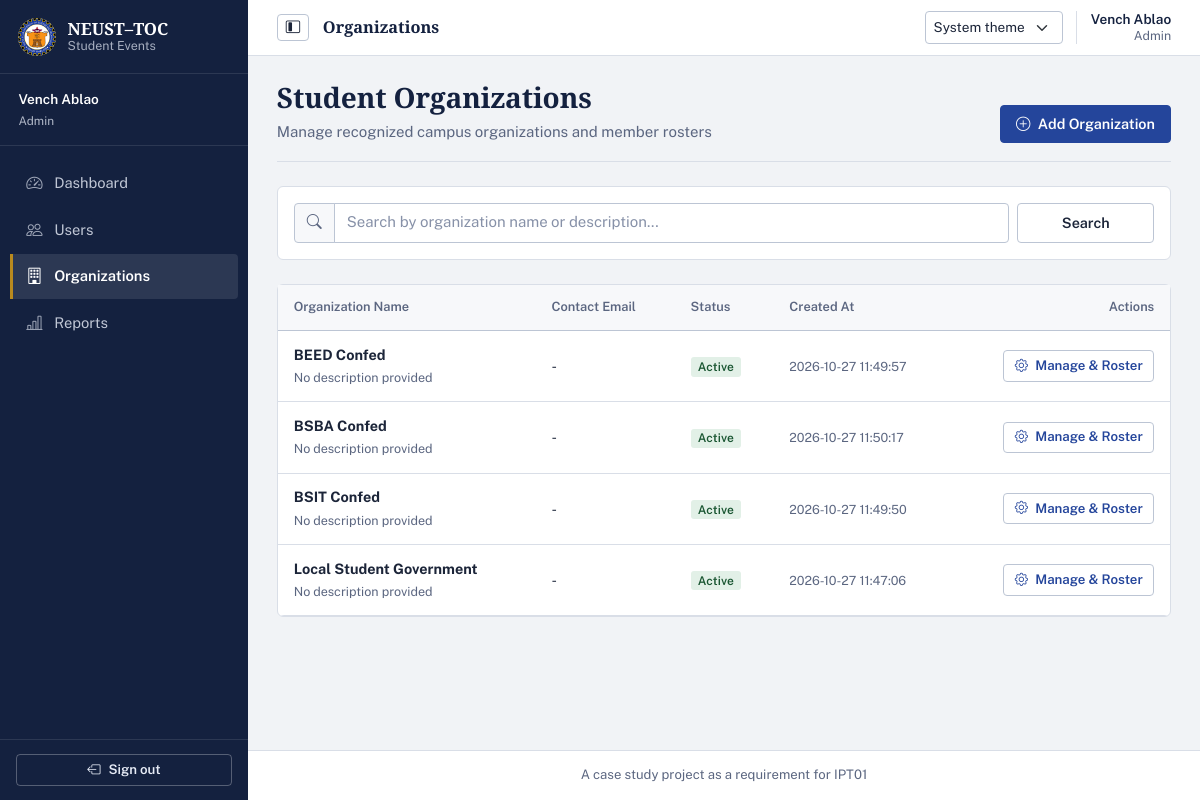
/admin/organizations (signed in), run on an earlier commit of the app's database.
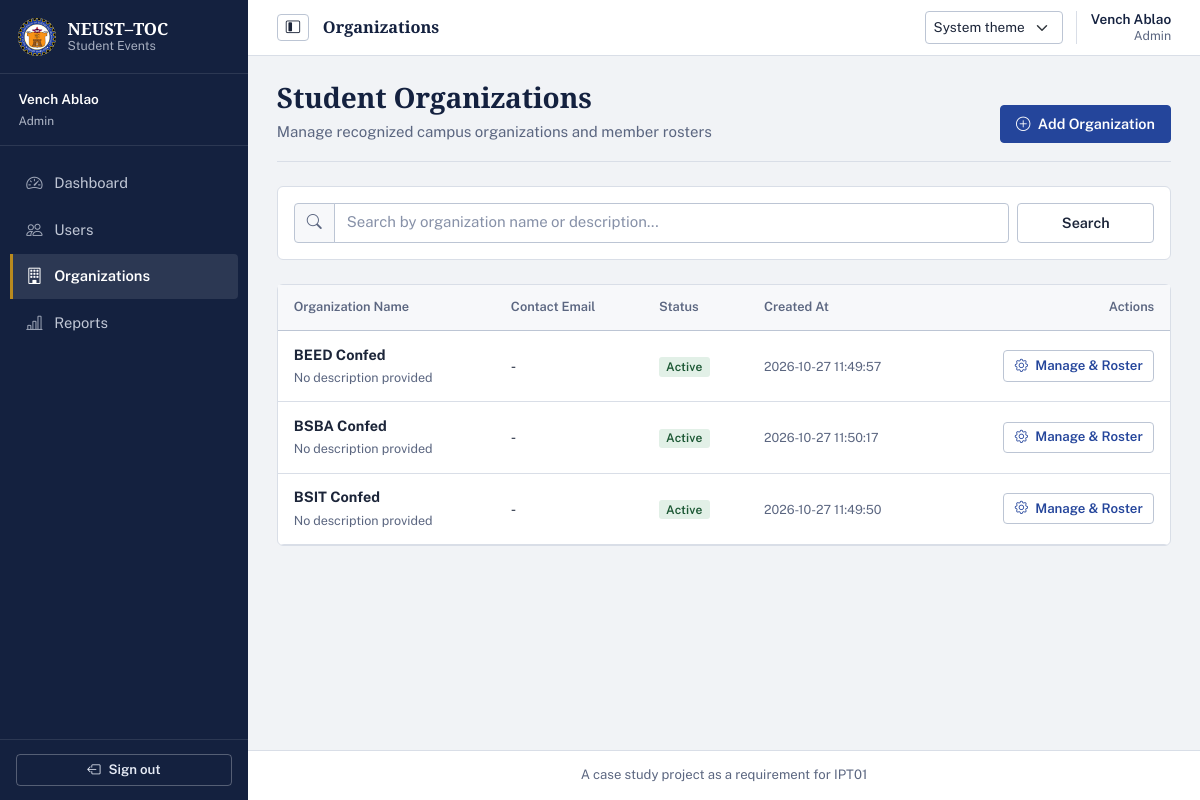
And on a later commit of the database.
### tables this page shows
CREATE TABLE organizations (
    organization_id INTEGER PRIMARY KEY AUTOINCREMENT,
    name TEXT NOT NULL UNIQUE,
    description TEXT,
    contact_email TEXT,
    is_active INTEGER NOT NULL DEFAULT 1 CHECK(is_active IN (0, 1)),
    created_at TEXT NOT NULL DEFAULT (strftime('%Y-%m-%d %H:%M:%S', 'now', 'localtime'))
);

### admin_routes.py (the view)
@admin_bp.route('/organizations')
@admin_required
def organizations():
    db = get_db()
    search = request.args.get('search', '').strip()
    page = request.args.get('page', 1, type=int)
    per_page = 20
    orgs, total = auth_service.get_all_organizations(
        db, search=search or None, page=page, per_page=per_page
    )
    total_pages = (total + per_page - 1) // per_page if total > 0 else 1
    return render_template(
        'admin/organizations.html',
        organizations=orgs,
        search=search,
        page=page,
        total_pages=total_pages,
        total=total
    )

### admin_routes.py (called while the page is built)
def admin_required(f):
    @wraps(f)
    def decorated_function(*args, **kwargs):
        if 'user_id' not in session:
            flash('Please log in to access this page.', 'warning')
            return redirect(url_for('auth.login'))
        if session.get('role') != 'admin':
            abort(403)
        db = get_db()
        user = auth_service.get_user_by_id(db, session['user_id'])
        if not user or not user['is_active']:
            session.clear()
            flash('Your account has been deactivated.', 'danger')
            return redirect(url_for('auth.login'))
        return f(*args, **kwargs)
    return decorated_function

### db.py (called while the page is built)
def get_db():
    if 'db' not in g:
        db_path = current_app.config.get('DATABASE', Config.DATABASE)
        g.db = sqlite3.connect(db_path)
        g.db.row_factory = sqlite3.Row
        g.db.execute('PRAGMA foreign_keys = ON')
    return g.db

### services/auth_service.py (called while the page is built)
def get_user_by_id(db, user_id):
    return db.execute('SELECT * FROM users WHERE user_id = ?', (user_id,)).fetchone()

### templates/admin/organizations.html (shortened to what this page needs)
{% extends "base.html" %}
{% block content %}
<div class="page-heading">
    <div>
        <h2 class="h3 mb-0">Student Organizations</h2>
        <p class="text-muted mb-0">Manage recognized campus organizations and member rosters</p>
    </div>
    <a href="{{ url_for('admin.organization_new') }}" class="btn btn-primary">
        <i class="bi bi-plus-circle me-1"></i> Add Organization
    </a>
</div>
<div class="card shadow-sm mb-4">
    <div class="card-body">
        <form method="GET" action="{{ url_for('admin.organizations') }}" class="row g-2">
            <div class="col-md-10">
                <div class="input-group">
                    <span class="input-group-text bg-white"><i class="bi bi-search"></i></span>
                    <input id="organization-search" type="search" name="search" class="form-control" placeholder="Search by organization name or description..." value="{{ search }}">
                </div>
            </div>
            <div class="col-md-2 d-flex gap-2">
                <button type="submit" class="btn btn-secondary w-100">Search</button>
            </div>
        </form>
    </div>
</div>
<div class="card shadow-sm">
    <div class="card-body p-0">
        {% if organizations %}
        <div class="table-responsive">
            <table class="table table-hover align-middle mb-0">
                <thead class="table-light">
                    <tr>
                        <th>Organization Name</th>
                        <th>Contact Email</th>
                        <th>Status</th>
                        <th>Created At</th>
                        <th class="text-end">Actions</th>
                    </tr>
                </thead>
                <tbody>
                    {% for org in organizations %}
                    <tr>
                        <td>
                            <div class="fw-bold">{{ org.name }}</div>
                            <small class="text-muted">{{ org.description|truncate(80) if org.description else 'No description provided' }}</small>
                        </td>
                        <td>{{ org.contact_email or '-' }}</td>
                        <td>
                            {% if org.is_active %}
                            <span class="badge bg-success">Active</span>
                            {% else %}
                            <span class="badge bg-secondary">Inactive</span>
                            {% endif %}
                        </td>
                        <td><small class="text-muted">{{ org.created_at }}</small></td>
                        <td class="text-end">
                            <div class="d-inline-flex flex-wrap justify-content-end gap-1">
                                <a href="{{ url_for('admin.organization_edit', organization_id=org.organization_id) }}" class="btn btn-sm btn-outline-primary">
                                    <i class="bi bi-gear me-1" aria-hidden="true"></i> Manage &amp; Roster
                                </a>
                            </div>
                        </td>
                    </tr>
                    {% endfor %}
                </tbody>
            </table>
        </div>
        {% else %}
        <div class="text-center py-5 text-muted">
            <i class="bi bi-building fs-1 d-block mb-2"></i>
            No student organizations found.
        </div>
        {% endif %}
    </div>
</div>
{% endblock %}

What changed in the data, as far as the page shows it:
removed organizations: name "Local Student Government", description "No description provided", contact_email "-", is_active "Active", created_at "2026-10-27 11:47:06"
